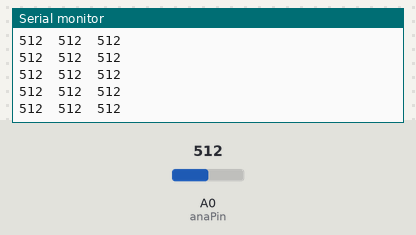
Bench run of a sketch on a simulated Arduino Uno, built with avr-gcc and run on an emulated ATmega328P. Shown: the last lines printed to the serial monitor. The inputs (shaded band) are chosen by the test bench; at power-on: A0 (anaPin) = 512.

Above: at 1.2 s.
1.3 s: A0 (anaPin) set to 988
At 1.9 s:
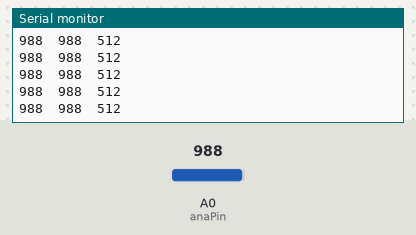
2.8 s: A0 (anaPin) set to 1016
At 3.4 s:
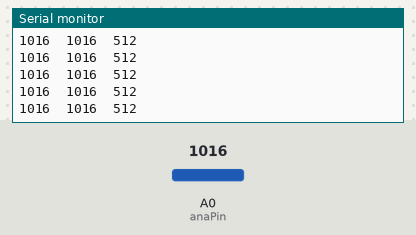
Timing chart, 0 to 5.8 s (numbered marks = the images above; inputs shaded):
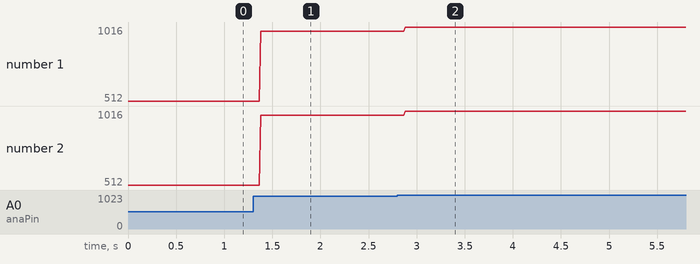

Measured:
- after the input at 1.3 s, the serial monitor: prints a new line after 0.08 s (image 1)
- after the input at 2.8 s, the serial monitor: prints a new line after 0.08 s (image 2)
- plotted number 1: 512 → 988 after the input at 1.3 s, 988 → 1016 after the input at 2.8 s
- plotted number 2: 512 → 988 after the input at 1.3 s, 988 → 1016 after the input at 2.8 s

The sketch:

vu_meter_lm386.ino
```cpp
#define DEBUG 1

#ifdef DEBUG
int maximum = 0; //declare and initialize maximum as zero
int minimum = 1023; //declare and initialize minimum as 1023
//int track = 0; //variable to keep track
#endif

const int anaPin = A0;

int VU;

void setup()
{
#ifdef DEBUG
  Serial.begin(9600); //set baud rate
  //Serial.println(F("----=[ vu meter ]=---"));
#endif
}

// 898 115
// 853 297
void loop()
{
#ifdef DEBUG
  //record the highest value recieved on A5
  if (analogRead(anaPin) > maximum)
    maximum = analogRead(anaPin);
  //record the lowest value recieved on A5
  if (analogRead(anaPin) < minimum)
    minimum = analogRead(anaPin);

  //increase track by 1 after every iteration
  //track++;

  /*
    display both the maximum and minimum value after 5 second
    track is used to determine the time interval it takes for
    the program to display the maximum and minimum values
    e.g. here i use 1000 so as to display the min and max values
    after every 5 second
  */
  //if (track == 100)  {
    Serial.print(analogRead(anaPin));
    //Serial.print(F("Maximum:\t"));
    Serial.print(F("\t"));
    Serial.print(maximum);
    //Serial.print(F("Minimum:\t"));
    Serial.print(F("\t"));
    Serial.println(minimum);
    //track = 0; //set back track to zero
 // delay(500);
 // }
#else
  VU = analogRead(anaPin);
  /*
    int nv = map(VU, 115, 898, 0, 23);
    int chipnum = nv / 8;
    int lednum = nv % 8;
  */
  // 531 559
  // 246 896
  if (VU == 0)
    data[0] = data[1] = 0b00000000;
  if (VU > 531 && VU < 559)// || (VU > 509 && VU < 580))
  {
    Serial.println(F("0"));
  }
  else if (VU > 509 && VU < 580)
  {
    Serial.println(F("1"));
  }
  else if (VU > 488 && VU < 601)
  {
    data[0] = 0b00000000;
    data[1] = 0b00000011;
  }
  else if (VU > 467 && VU < 622)
  {
    data[0] = 0b00000000;
    data[1] = 0b00000111;
  }
  else if (VU > 445 && VU < 644)
  {
    data[0] = 0b00000000;
    data[1] = 0b00001111;
  }
  else if (VU > 424 && VU < 665)
  {
    data[0] = 0b00000000;
    data[1] = 0b00011111;
  }
  else if (VU > 403 && VU < 686)
  {
    data[0] = 0b00000000;
    data[1] = 0b00111111;
  }
  else if (VU > 381 && VU < 708)
  {
    data[0] = 0b00000000;
    data[1] = 0b01111111;
  }
  else if (VU > 360 && VU < 729)
  {
    data[0] = 0b00000000;
    data[1] = 0b11111111;
  }
  else if (VU > 339 && VU < 750)
  {
    data[0] = 0b00000001;
    data[1] = 0b11111111;
  }
  else if (VU > 317 && VU < 772)
  {
    data[0] = 0b00000011;
    data[1] = 0b11111111;
  }
  else if (VU > 296 && VU < 793)
  {
    data[0] = 0b00000111;
    data[1] = 0b11111111;
  }
  else if (VU > 275 && VU < 814)
  {
    data[0] = 0b00001111;
    data[1] = 0b11111111;
  }
  else if (VU > 253 && VU < 836)
  {
    data[0] = 0b00011111;
    data[1] = 0b11111111;
  }
  else if (VU > 232 && VU < 857)
  {
    data[0] = 0b00111111;
    data[1] = 0b11111111;
  }
  else if (VU < 211 || VU > 878)
  {
    data[0] = 0b11111111;
    data[1] = 0b11111111;
  }
  /*
    if (VU > 542 && VU < 530)
    {
      data[0] = 0b00000000;
      data[1] = 0b00000001;
    }
    else if (VU > 519 && VU < 559)
    {
      data[0] = 0b00000000;
      data[1] = 0b00000011;
    }
    else if (VU > 497 && VU < 581)
    {
      data[0] = 0b00000000;
      data[1] = 0b00000111;
    }
    else if (VU > 476 && VU < 602)
    {
      data[0] = 0b00000000;
      data[1] = 0b00001111;
    }
    else if (VU > 455 && VU < 623)
    {
      data[0] = 0b00000000;
      data[1] = 0b00011111;
    }
    else if (VU > 433 && VU < 645)
    {
      data[0] = 0b00000000;
      data[1] = 0b00111111;
    }
    else if (VU > 412 && VU < 666)
    {
      data[0] = 0b00000000;
      data[1] = 0b01111111;
    }
    else if (VU > 391 && VU < 687)
    {
      data[0] = 0b00000000;
      data[1] = 0b11111111;
    }
    else if (VU > 369 && VU < 709)
    {
      data[0] = 0b00000001;
      data[1] = 0b11111111;
    }
    else if (VU > 348 && VU < 730)
    {
      data[0] = 0b00000011;
      data[1] = 0b11111111;
    }
    else if (VU > 327 && VU < 751)
    {
      data[0] = 0b00000111;
      data[1] = 0b11111111;
    }
    else if (VU > 305 && VU < 773)
    {
      data[0] = 0b00001111;
      data[1] = 0b11111111;
    }
    else if (VU > 284 && VU < 794)
    {
      data[0] = 0b00011111;
      data[1] = 0b11111111;
    }
    else if (VU > 263 && VU < 815)
    {
      data[0] = 0b00111111;
      data[1] = 0b11111111;
    }
    else if (VU > 263 && VU < 815)
    {
      data[0] = 0b01111111;
      data[1] = 0b11111111;
    }
    else if (VU < 242 || VU > 837)
    {
      data[0] = 0b11111111;
      data[1] = 0b11111111;
    }
  */
  /*
    if (VU > 552 && VU < 596)
    {
      data[0] = 0b00000000;
      data[1] = 0b00000111;
    }
    else if (VU > 489 && VU < 660)
    {
      data[0] = 0b00000000;
      data[1] = 0b00011111;
    }
    else if (VU > 425 && VU < 725)
    {
      data[0] = 0b00000000;
      data[1] = 0b11111111;
    }
    else if (VU > 361 && VU < 789)
    {
      data[0] = 0b00000111;
      data[1] = 0b11111111;
    }
    else if (VU > 297 && VU < 853)
    {
      data[0] = 0b00011111;
      data[1] = 0b11111111;
    }
    else if (VU < 297 || VU > 853)
    {
      data[0] = 0b11111111;
      data[1] = 0b11111111;
    }
  */
#endif
}
```
